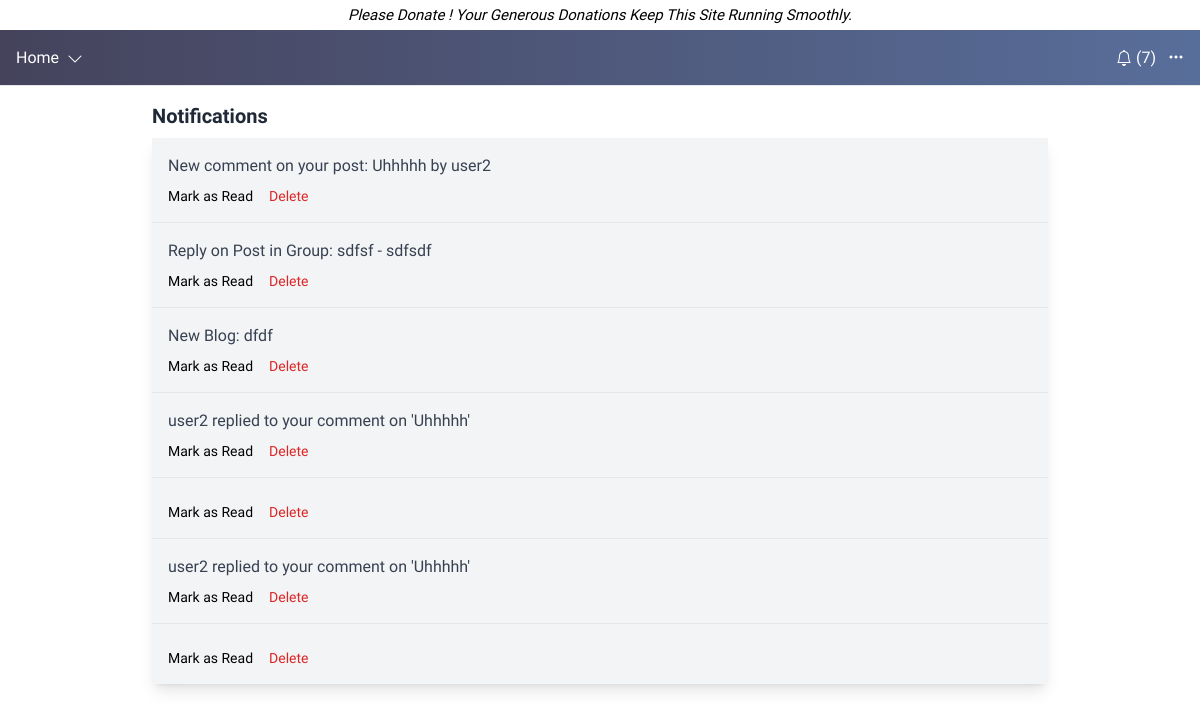
The app's page /notifications/ (signed in) with its own data.
### notifications/models.py (models this page shows, shortened)
class Notification(models.Model):
    NOTIFICATION_TYPES = [
        ('upvote', 'Upvote'),
        ('reply', 'Reply'),
        ('new_blog', 'New Blog Post'),
        ('group_post', 'New Group Post'),
        ('group_comment', 'Group Comment'),
        ('group_comment_reply', 'Group Comment Reply'),
    ]
    recipient = models.ForeignKey(User, on_delete=models.CASCADE, related_name='notifications')
    notification_type = models.CharField(max_length=50, choices=NOTIFICATION_TYPES)
    post = models.ForeignKey(PostFromPosts, on_delete=models.CASCADE, null=True, blank=True)  # For normal posts
    group_post = models.ForeignKey(PostFromGroups, on_delete=models.CASCADE, null=True, blank=True)  # For group posts
    comment = models.ForeignKey(CommentFromPosts, on_delete=models.CASCADE, null=True, blank=True)  # For normal comments
    group_comment = models.ForeignKey(CommentFromGroups, on_delete=models.CASCADE, null=True, blank=True)  # For group comments
    blog = models.ForeignKey(Blog, on_delete=models.CASCADE, null=True, blank=True)
    timestamp = models.DateTimeField(auto_now_add=True)
    read = models.BooleanField(default=False)
    deleted = models.BooleanField(default=False)

### posts/models.py (models this page shows, shortened)
class Post(models.Model):
    title = models.CharField(max_length=200)
    body = models.TextField()
    image = models.ImageField(upload_to='post_images/', blank=True, null=True)
    author = models.ForeignKey(User, on_delete=models.CASCADE, related_name='post_authored')
    upvotes = models.PositiveIntegerField(default=0)  # Add upvotes field
    downvotes = models.PositiveIntegerField(default=0)  # Add downvotes field
    created_at = models.DateTimeField(auto_now_add=True)

class Comment(models.Model):
    post = models.ForeignKey('Post', on_delete=models.CASCADE, related_name='post_comments')  # Unique related_name
    user = models.ForeignKey(User, on_delete=models.CASCADE, related_name='post_comments')  # Unique related_name
    content = models.TextField()
    parent = models.ForeignKey('self', on_delete=models.CASCADE, null=True, blank=True, related_name='replies')
    created_at = models.DateTimeField(auto_now_add=True)

### groups/models.py (models this page shows, shortened)
class Post(models.Model):
    title = models.CharField(max_length=200)
    body = models.TextField()
    group = models.ForeignKey(Group, on_delete=models.CASCADE, related_name='posts')
    author = models.ForeignKey(User, on_delete=models.CASCADE, related_name='posts')
    created_at = models.DateTimeField(auto_now_add=True)
    upvotes = models.PositiveIntegerField(default=0)
    downvotes = models.PositiveIntegerField(default=0)

class Group(models.Model):
    name = models.CharField(max_length=100, unique=True)
    description = models.TextField(blank=True)
    owner = models.ForeignKey(User, on_delete=models.CASCADE, related_name='owned_groups')
    created_at = models.DateTimeField(auto_now_add=True)  # Temporarily comment this out
    members = models.ManyToManyField(User, through='Membership', related_name='joined_groups')

### blog/models.py (models this page shows, shortened)
class Blog(models.Model):
    class Status(models.TextChoices):
        DRAFT = 'DF', 'Draft'
        PUBLISHED = 'PB', 'Published'
    title = models.CharField(max_length=250)
    slug = models.SlugField(max_length=250, unique_for_date='publish')
    body = models.TextField()
    image = models.ImageField(upload_to='blog_images/', blank=True, null=True)
    author = models.ForeignKey(
        settings.AUTH_USER_MODEL,
        on_delete=models.CASCADE,
        related_name='blog_posts'
    )
    publish = models.DateTimeField(default=timezone.now)
    created = models.DateTimeField(auto_now_add=True)
    updated = models.DateTimeField(auto_now=True)
    status = models.CharField(
        max_length=2,
        choices=Status.choices,
        default=Status.DRAFT
    )
    objects = models.Manager()  # The default manager.
    published = PublishedManager()  # Our custom manager.
    class Meta:
        ordering = ['-publish']
        indexes = [
            models.Index(fields=['-publish']),
        ]

### notifications/views.py (the view)
# urls.py: path('', views.notification_list, name='notification_list'),
@login_required
def notification_list(request):
    notifications = Notification.objects.filter(recipient=request.user, deleted=False).order_by('-timestamp')
    return render(request, 'notifications/notification_list.html', {'notifications': notifications})

### notifications/context_processors.py (called while the page is built)
def unread_notifications_count(request):
    if request.user.is_authenticated:
        unread_count = request.user.notifications.filter(read=False).count()
    else:
        unread_count = 0
    return {'unread_notification_count': unread_count}

### notifications/templates/notifications/notification_list.html (shortened to what this page needs)
{% extends "base.html" %}
{% block content %}
<div class="max-w-4xl mx-auto">
    <h2 class="text-xl font-semibold text-gray-800 mb-2">Notifications</h2>
    <ul class="bg-white shadow-lg divide-y divide-gray-200">
        {% for notification in notifications %}
            <li class="p-4 {% if not notification.read %}bg-gray-100{% endif %}">
                <div class="flex items-center justify-between space-x-2">
                    <div class="text-gray-700">
                        {% if notification.notification_type == 'upvote' %}
                            <a href="{% url 'posts:post_detail' post_id=notification.post.id %}" class="">
                                {{ notification.post.title }} has been upvoted
                            </a>
                        {% elif notification.notification_type == 'comment' %}
                            <a href="{% url 'posts:post_detail' post_id=notification.post.id %}" class="">
                                New comment on your post: {{ notification.post.title }} by {{ notification.comment.user.username }}
                            </a>
                        {% elif notification.notification_type == 'reply' %}
                            <a href="{% url 'posts:post_detail' post_id=notification.post.id %}" class="">
                                {{ notification.comment.user.username }} replied to your comment on '{{ notification.post.title }}'
                            </a>
                        {% elif notification.notification_type == 'new_blog' %}
                            <a href="{% url 'read_notification' notification.id %}" class="">
                                New Blog: {{ notification.blog.title }}
                            </a>
                        {% elif notification.notification_type == 'group_post' %}
                            <a href="{% url 'groups:post_detail' post_id=notification.group_post.id %}" class="">
                                New Post in Group: {{ notification.group_post.group.name }} - {{ notification.group_post.title }}
                            </a>
                        {% elif notification.notification_type == 'group_comment' %}
                            <a href="{% url 'groups:post_detail' post_id=notification.group_post.id %}" class="">
                                Comment on Post in Group: {{ notification.group_post.group.name }} - {{ notification.group_post.title }}
                            </a>
                        {% elif notification.notification_type == 'group_comment_reply' %}
                            <a href="{% url 'groups:post_detail' post_id=notification.group_post.id %}" class="">
                                Reply on Post in Group: {{ notification.group_post.group.name }} - {{ notification.group_post.title }}
                            </a>
                        {% endif %}
                    </div>
                </div>
                <div class="mt-2 flex space-x-4">
                    <a href="{% url 'read_notification' notification.id %}" class="text-sm">Mark as Read</a>
                    <a href="{% url 'delete_notification' notification.id %}" class="text-sm text-red-600 ">Delete</a>
                </div>
            </li>
        {% empty %}
            <li class="p-4 text-gray-600">No notifications.</li>
        {% endfor %}
    </ul>
</div>
{% endblock %}

### static/css/index.css (style rules this page uses)
* { padding: 0; margin: 0; box-sizing: border-box; }
body { font-family: "Didact Gothic", sans-serif; }

### records on screen
Notification: post "Uhhhhh", comment.user.username "user2"
Notification: group_post.group.name "sdfsf", group_post "sdfsdf"
Notification: blog "dfdf"
Notification: comment.user.username "user2", post "Uhhhhh"
Notification: comment.user.username "user2", post "Uhhhhh"

### other values on screen
{{ unread_notification_count }} "7"
